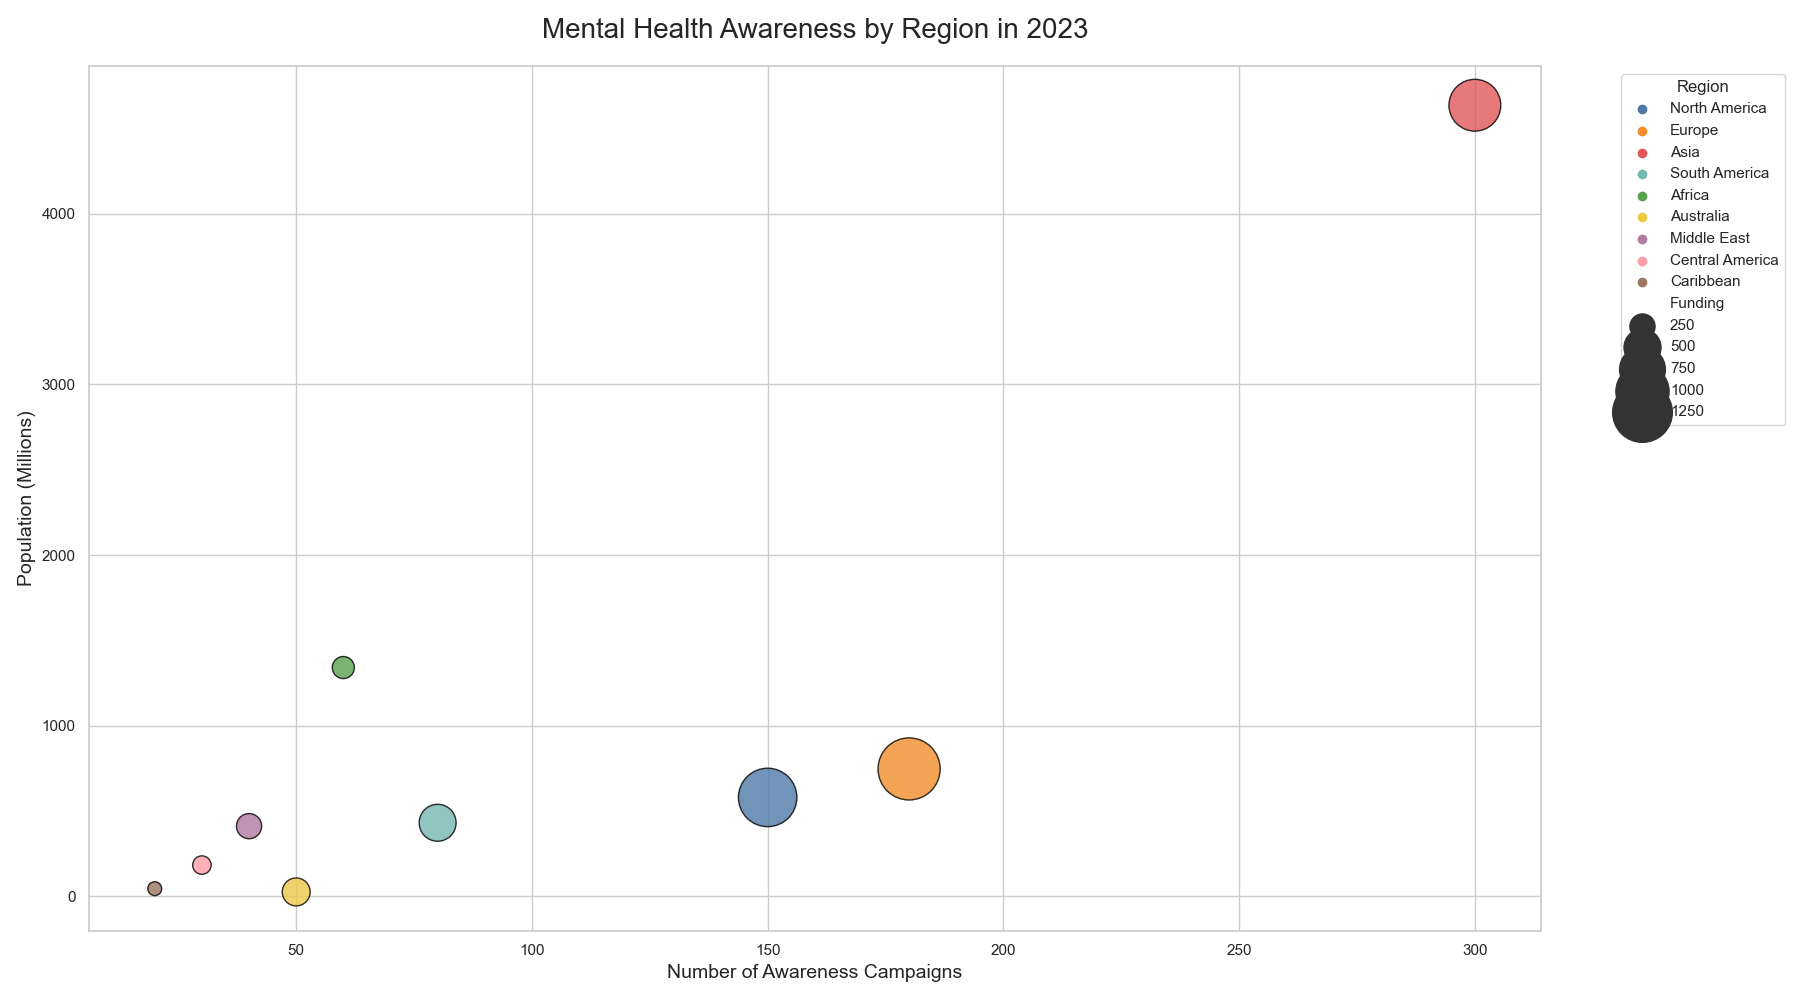

Recreate this plot in Python.

import seaborn as sns
import pandas as pd
import matplotlib.pyplot as plt

# Data
data = {
    'Region': ['North America', 'Europe', 'Asia', 'South America', 'Africa', 'Australia', 'Middle East', 'Central America', 'Caribbean'],
    'AwarenessCampaigns': [150, 180, 300, 80, 60, 50, 40, 30, 20],
    'Population': [579.3, 746.4, 4636.6, 430.8, 1340.6, 25.5, 411.0, 182.8, 44.5],
    'Funding': [1200.5, 1350.3, 950.2, 500.1, 200.4, 300.6, 250.2, 150.7, 100.3]
}

# Create a DataFrame
df = pd.DataFrame(data)

# Plotting
plt.figure(figsize=(18, 10))
bubble = sns.scatterplot(data=df, x='AwarenessCampaigns', y='Population', size='Funding', hue='Region', 
                         palette=['#4E79A7', '#F28E2B', '#E15759', '#76B7B2', '#59A14F', '#EDC948', '#B07AA1', 
                                  '#FF9DA7', '#9C755F'], 
                         sizes=(100, 2000), alpha=0.8, edgecolor='black')

plt.title('Mental Health Awareness by Region in 2023', fontsize=20, pad=20)
plt.xlabel('Number of Awareness Campaigns', fontsize=14)
plt.ylabel('Population (Millions)', fontsize=14)

# Customize legend
hand, labl = bubble.get_legend_handles_labels()
bubble.legend(hand[1:], labl[1:], title='Region', bbox_to_anchor=(1.05, 1), loc='upper left')

# Show the plot
plt.tight_layout()
plt.show()
